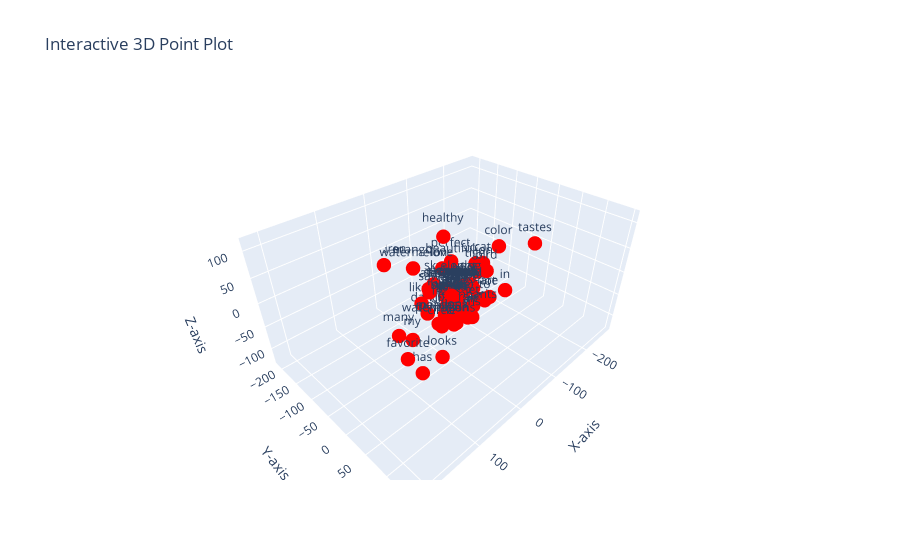

The cell this chart's notebook holds for it:
### Code cell
import plotly.graph_objects as go


fig = go.Figure()

x, y, z, texts = [], [], [], []

for i in range(len(tokens)):
    embedding = get_embedding_to_idx(i)
    num_emd = embedding.detach().numpy()
    x.append(num_emd[0][0])
    y.append(num_emd[0][1])
    z.append(num_emd[0][2])
    texts.append(idx2word[i]) 

fig.add_trace(go.Scatter3d(
    x=x, y=y, z=z,
    mode='markers+text',  
    text=texts,  # Annotations for each point
    textposition='top center', 
    marker=dict(size=5, color='red'),
))

fig.update_layout(
    scene=dict(
        xaxis_title='X-axis',
        yaxis_title='Y-axis',
        zaxis_title='Z-axis'
    ),
    title="Interactive 3D Point Plot",
)

fig.show()
fig.write_html("simple_3d_we_outputs.html")

### Figure 1 — Plotly figure (JSON) as saved in the notebook; plotly's stock layout.template omitted (floating-point values rounded to 4 significant figures)
{"data": [{"marker": {"color": "red", "size": 5}, "mode": "markers+text", "text": ["brown", "s", "together", "peach", "dog", "mango", "children", "circle", "fly", "heart", "pineapple", "watermelon", "black", "has", "i", "orange", "tastes", "fish", "eat", "sleep", "in", "a", "looks", "bears", "tiger", "apple", "oval", "today", "bird", "sweet", "pink", "color", "are", "peachs", "cat", "walk", "dance", "lot", "cherry", "to", "rectangle", "can", "like", "favorite", "square", "climb", "purple", "fishs", "swim", "fruits", "banana", "beautiful", "ate", "let", "diamond", "the", "run", "love", "perfect", "blue", "juice", "bear", "likes", "yellow", "watermelons", "sit", "triangle", "strawberry", "red", "draw", "elephant", "grape", "this", "star", "pentagon", "hexagon", "my", "lion", "fox", "jump", "mangos", "sky", "healthy", "green", "elephants", "many", "lions", "rare", "white", "sides", "saw", "is", "<eos>"], "textposition": "top center", "type": "scatter3d", "x": [6.074, -15.94, -7.121, -23.56, -45.7, -33.58, -20.32, 62.77, -9.329, -20.08, -36.36, -33.27, -32.58, 166.8, 11.73, -15.79, -170.0, -49.07, 7.804, -8.119, -5.531, 0.5153, 133.1, 16.43, -74.3, -31.54, -26.29, 5.081, -74.03, -2.373, -15.83, -236.4, -25.34, 68.92, -83.15, -5.174, 14.35, -60.8, -27.7, -33.15, -33.93, -28.98, -0.938, 214.6, -57.66, 9.099, -34.25, -1.257, -3.93, 20.25, -26.67, -126.3, 10.02, -20.44, -27.73, -3.803, -5.423, -35.23, -124.4, -33.5, -11.89, -44.04, 19.91, -34.18, 68.91, -9.751, -34.54, -30.05, -43.1, 14.25, -44.04, -32.93, 7.259, -27.04, 62.3, -29.5, 30.6, -74.34, -40.76, -5.208, 68.96, -97.5, -106.7, -34.42, -6.234, 116.7, 26.49, -5.753, -6.492, -270.7, 19.26, 10.42, 0.1877], "y": [-1.897, -32.14, -7.774, -39.12, 0.5384, -136.7, -211.0, 41.07, -1.458, 9.2, -9.969, -136.3, -6.18, 114.0, 17.12, 3.035, 36.69, -6.218, 17.43, -5.146, 103.0, 10.11, 115.3, 20.0, -10.75, -27.03, -18.99, 18.86, 9.835, -7.568, 2.712, -94.59, -25.66, 40.53, -6.837, -3.842, -45.34, 29.96, -19.53, 42.87, 7.62, -20.3, -9.968, 147.4, 9.96, 19.68, -7.86, 35.38, -4.579, 7.178, -33.44, -129.2, -45.62, 29.23, 0.3901, 9.581, -2.804, -58.67, -125.6, -5.458, 35.81, -10.27, -53.98, -7.606, 40.51, -1.722, 8.493, -23.47, 7.904, -2.063, -10.5, -26.35, 6.591, -13.28, 41.22, 4.176, -71.13, 0.6963, -11.21, -4.952, 40.53, -150.1, -129.1, -8.427, 34.91, 3.665, 33.29, -7.247, -8.705, -188.6, -33.04, 7.224, 0.2156], "z": [3.975, -12.87, -10.06, -5.346, 13.06, -11.0, -30.93, 8.163, -17.37, -34.86, 1.256, -11.08, 1.786, 35.53, -31.93, 5.972, 57.56, 8.824, -30.91, -11.91, 72.38, 12.54, 41.76, -3.358, 20.63, -4.115, 0.5522, 5.158, 31.74, -6.005, 6.882, -28.25, -11.95, 16.47, 36.29, -5.883, -42.04, -6.01, 2.573, 8.087, -42.8, -17.36, 10.15, 114.8, -19.38, -28.93, 1.966, -14.01, -9.796, 4.026, -3.715, -40.43, 8.0, -4.131, -33.35, 14.02, -6.982, 23.4, -30.2, 1.916, -18.88, 8.656, -21.87, 2.108, 16.47, -17.34, -42.79, -5.243, 10.07, -20.32, 8.413, -5.983, 19.48, -12.62, 8.435, -39.35, -109.6, 37.33, 3.691, -9.182, 16.52, -85.15, 31.41, 1.68, -7.708, -0.989, -4.894, -9.217, -3.435, -127.5, 12.21, -29.48, 0.08923]}], "layout": {"scene": {"xaxis": {"title": {"text": "X-axis"}}, "yaxis": {"title": {"text": "Y-axis"}}, "zaxis": {"title": {"text": "Z-axis"}}}, "title": {"text": "Interactive 3D Point Plot"}}}
